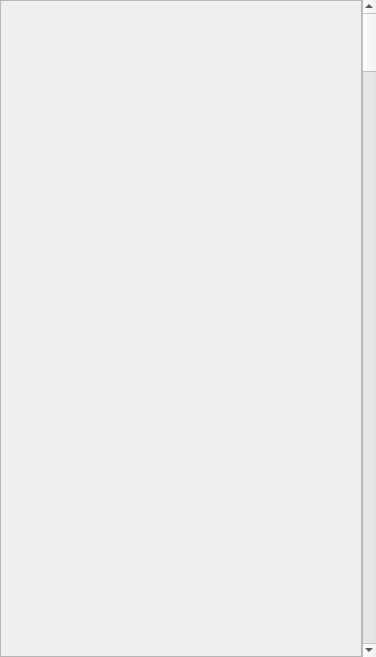
<?xml version="1.0" encoding="UTF-8"?>
<ui version="4.0">
 <class>ScrollBarWidget</class>
 <widget class="QWidget" name="ScrollBarWidget">
  <property name="geometry">
   <rect>
    <x>0</x>
    <y>0</y>
    <width>376</width>
    <height>657</height>
   </rect>
  </property>
  <property name="windowTitle">
   <string>Form</string>
  </property>
  <layout class="QHBoxLayout" name="main_layout">
   <property name="spacing">
    <number>0</number>
   </property>
   <property name="leftMargin">
    <number>0</number>
   </property>
   <property name="topMargin">
    <number>0</number>
   </property>
   <property name="rightMargin">
    <number>0</number>
   </property>
   <property name="bottomMargin">
    <number>0</number>
   </property>
   <item>
    <widget class="QFrame" name="area">
     <property name="frameShape">
      <enum>QFrame::StyledPanel</enum>
     </property>
     <property name="frameShadow">
      <enum>QFrame::Raised</enum>
     </property>
     <layout class="QVBoxLayout" name="area_layout">
      <property name="spacing">
       <number>0</number>
      </property>
      <property name="leftMargin">
       <number>0</number>
      </property>
      <property name="topMargin">
       <number>0</number>
      </property>
      <property name="rightMargin">
       <number>0</number>
      </property>
      <property name="bottomMargin">
       <number>0</number>
      </property>
     </layout>
    </widget>
   </item>
   <item>
    <widget class="QScrollBar" name="scroll_bar">
     <property name="orientation">
      <enum>Qt::Vertical</enum>
     </property>
    </widget>
   </item>
  </layout>
 </widget>
 <resources/>
 <connections/>
</ui>
